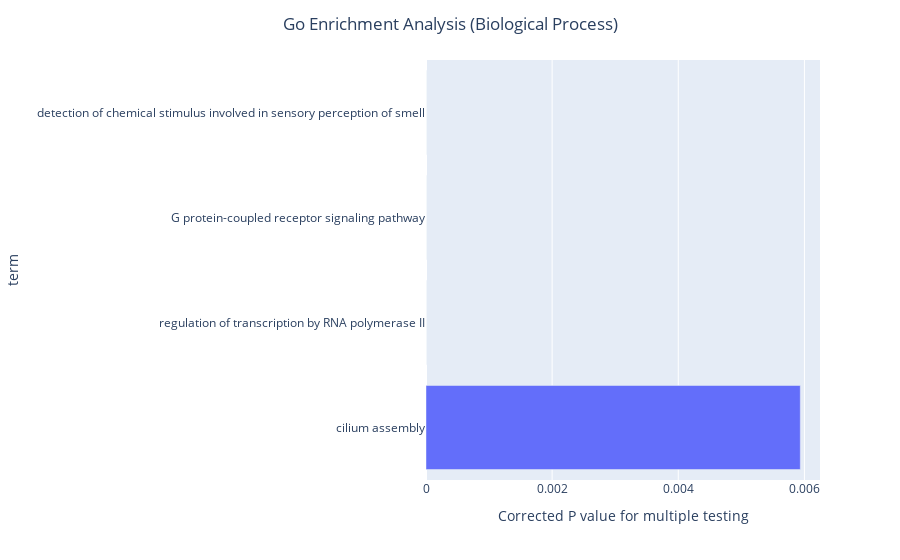

Source (notebook cell):
### Code cell
import plotly.express as px
biological_process_df.sort_values(by = 'p_corr', ascending= False,inplace= True)

fig = px.bar(biological_process_df, x='p_corr', y = 'term', orientation = 'h')
fig.update_layout(xaxis = dict(title = 'Corrected P value for multiple testing'))
fig.update_layout(title= dict(text = 'Go Enrichment Analysis (Biological Process)', x = 0.5))
fig.show()

### Figure 1 — Plotly figure (JSON) as saved in the notebook; plotly's stock layout.template omitted (floating-point values rounded to 4 significant figures)
{"data": [{"alignmentgroup": "True", "hovertemplate": "p_corr=%{x}<br>term=%{y}<extra></extra>", "legendgroup": "", "marker": {"color": "#636efa", "pattern": {"shape": ""}}, "name": "", "offsetgroup": "", "orientation": "h", "showlegend": false, "textposition": "auto", "type": "bar", "x": [0.005935, 1.806e-07, 4.369e-13, 6.654e-19], "xaxis": "x", "y": ["cilium assembly", "regulation of transcription by RNA polymerase II", "G protein-coupled receptor signaling pathway", "detection of chemical stimulus involved in sensory perception of smell"], "yaxis": "y"}], "layout": {"autosize": true, "barmode": "relative", "legend": {"tracegroupgap": 0}, "margin": {"t": 60}, "title": {"text": "Go Enrichment Analysis (Biological Process)", "x": 0.5}, "xaxis": {"anchor": "y", "autorange": true, "domain": [0, 1], "range": [0, 0.006247], "title": {"text": "Corrected P value for multiple testing"}, "type": "linear"}, "yaxis": {"anchor": "x", "autorange": true, "domain": [0, 1], "range": [-0.5, 3.5], "title": {"text": "term"}, "type": "category"}}}
